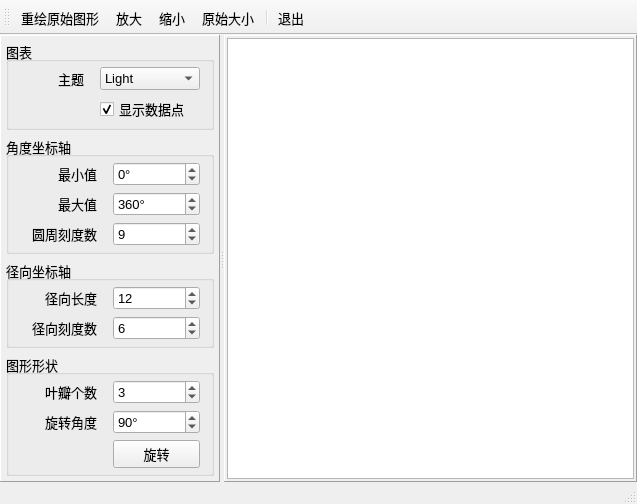
<?xml version="1.0" encoding="UTF-8"?>
<ui version="4.0">
 <class>MainWindow</class>
 <widget class="QMainWindow" name="MainWindow">
  <property name="geometry">
   <rect>
    <x>0</x>
    <y>0</y>
    <width>637</width>
    <height>449</height>
   </rect>
  </property>
  <property name="font">
   <font>
    <pointsize>10</pointsize>
   </font>
  </property>
  <property name="windowTitle">
   <string>极坐标图</string>
  </property>
  <widget class="QWidget" name="centralWidget">
   <layout class="QVBoxLayout" name="verticalLayout_3">
    <property name="leftMargin">
     <number>0</number>
    </property>
    <property name="topMargin">
     <number>0</number>
    </property>
    <property name="rightMargin">
     <number>0</number>
    </property>
    <property name="bottomMargin">
     <number>0</number>
    </property>
    <item>
     <widget class="QSplitter" name="splitter">
      <property name="orientation">
       <enum>Qt::Horizontal</enum>
      </property>
      <widget class="QFrame" name="frameSetup">
       <property name="maximumSize">
        <size>
         <width>220</width>
         <height>16777215</height>
        </size>
       </property>
       <property name="frameShape">
        <enum>QFrame::Panel</enum>
       </property>
       <property name="frameShadow">
        <enum>QFrame::Raised</enum>
       </property>
       <layout class="QVBoxLayout" name="verticalLayout">
        <property name="leftMargin">
         <number>5</number>
        </property>
        <property name="topMargin">
         <number>5</number>
        </property>
        <property name="rightMargin">
         <number>5</number>
        </property>
        <property name="bottomMargin">
         <number>5</number>
        </property>
        <item>
         <widget class="QGroupBox" name="groupBox_4">
          <property name="title">
           <string>图表</string>
          </property>
          <layout class="QGridLayout" name="gridLayout_4">
           <property name="topMargin">
            <number>5</number>
           </property>
           <property name="bottomMargin">
            <number>5</number>
           </property>
           <item row="0" column="0">
            <widget class="QLabel" name="label_7">
             <property name="text">
              <string>主题</string>
             </property>
             <property name="alignment">
              <set>Qt::AlignRight|Qt::AlignTrailing|Qt::AlignVCenter</set>
             </property>
             <property name="margin">
              <number>0</number>
             </property>
             <property name="indent">
              <number>10</number>
             </property>
            </widget>
           </item>
           <item row="0" column="1">
            <widget class="QComboBox" name="comboTheme">
             <property name="maximumSize">
              <size>
               <width>100</width>
               <height>16777215</height>
              </size>
             </property>
             <property name="toolTip">
              <string>设置图表主题</string>
             </property>
             <item>
              <property name="text">
               <string>Light</string>
              </property>
             </item>
             <item>
              <property name="text">
               <string>BlueCerulean</string>
              </property>
             </item>
             <item>
              <property name="text">
               <string>Dark</string>
              </property>
             </item>
             <item>
              <property name="text">
               <string>BrownSand</string>
              </property>
             </item>
             <item>
              <property name="text">
               <string>BlueNcs</string>
              </property>
             </item>
             <item>
              <property name="text">
               <string>HighContrast</string>
              </property>
             </item>
             <item>
              <property name="text">
               <string>BlueIcy</string>
              </property>
             </item>
             <item>
              <property name="text">
               <string>Qt</string>
              </property>
             </item>
            </widget>
           </item>
           <item row="2" column="1">
            <widget class="QCheckBox" name="chkBox_ShowPoints">
             <property name="text">
              <string>显示数据点</string>
             </property>
             <property name="checked">
              <bool>true</bool>
             </property>
            </widget>
           </item>
          </layout>
         </widget>
        </item>
        <item>
         <widget class="QGroupBox" name="groupBox_2">
          <property name="title">
           <string>角度坐标轴</string>
          </property>
          <layout class="QGridLayout" name="gridLayout">
           <property name="topMargin">
            <number>5</number>
           </property>
           <property name="bottomMargin">
            <number>5</number>
           </property>
           <item row="0" column="0">
            <widget class="QLabel" name="label_3">
             <property name="text">
              <string>最小值</string>
             </property>
             <property name="alignment">
              <set>Qt::AlignRight|Qt::AlignTrailing|Qt::AlignVCenter</set>
             </property>
             <property name="indent">
              <number>10</number>
             </property>
            </widget>
           </item>
           <item row="0" column="1">
            <widget class="QSpinBox" name="spinAngle_Min">
             <property name="suffix">
              <string>°</string>
             </property>
             <property name="minimum">
              <number>-3600</number>
             </property>
             <property name="maximum">
              <number>3600</number>
             </property>
             <property name="singleStep">
              <number>10</number>
             </property>
            </widget>
           </item>
           <item row="1" column="0">
            <widget class="QLabel" name="label_4">
             <property name="text">
              <string>最大值</string>
             </property>
             <property name="alignment">
              <set>Qt::AlignRight|Qt::AlignTrailing|Qt::AlignVCenter</set>
             </property>
             <property name="indent">
              <number>10</number>
             </property>
            </widget>
           </item>
           <item row="1" column="1">
            <widget class="QSpinBox" name="spinAngle_Max">
             <property name="suffix">
              <string>°</string>
             </property>
             <property name="minimum">
              <number>-3600</number>
             </property>
             <property name="maximum">
              <number>3600</number>
             </property>
             <property name="singleStep">
              <number>10</number>
             </property>
             <property name="value">
              <number>360</number>
             </property>
            </widget>
           </item>
           <item row="2" column="0">
            <widget class="QLabel" name="label">
             <property name="text">
              <string>圆周刻度数</string>
             </property>
             <property name="alignment">
              <set>Qt::AlignRight|Qt::AlignTrailing|Qt::AlignVCenter</set>
             </property>
             <property name="indent">
              <number>10</number>
             </property>
            </widget>
           </item>
           <item row="2" column="1">
            <widget class="QSpinBox" name="spinAngle_Ticks">
             <property name="minimum">
              <number>4</number>
             </property>
             <property name="maximum">
              <number>5000</number>
             </property>
             <property name="value">
              <number>9</number>
             </property>
            </widget>
           </item>
          </layout>
         </widget>
        </item>
        <item>
         <widget class="QGroupBox" name="groupBox_3">
          <property name="title">
           <string>径向坐标轴</string>
          </property>
          <layout class="QGridLayout" name="gridLayout_2">
           <property name="topMargin">
            <number>5</number>
           </property>
           <property name="bottomMargin">
            <number>5</number>
           </property>
           <item row="0" column="0">
            <widget class="QLabel" name="label_2">
             <property name="text">
              <string>径向长度</string>
             </property>
             <property name="alignment">
              <set>Qt::AlignRight|Qt::AlignTrailing|Qt::AlignVCenter</set>
             </property>
             <property name="indent">
              <number>10</number>
             </property>
            </widget>
           </item>
           <item row="0" column="1">
            <widget class="QSpinBox" name="spinRadial_Max">
             <property name="minimum">
              <number>1</number>
             </property>
             <property name="maximum">
              <number>500</number>
             </property>
             <property name="value">
              <number>12</number>
             </property>
            </widget>
           </item>
           <item row="1" column="0">
            <widget class="QLabel" name="label_5">
             <property name="text">
              <string>径向刻度数</string>
             </property>
             <property name="alignment">
              <set>Qt::AlignRight|Qt::AlignTrailing|Qt::AlignVCenter</set>
             </property>
             <property name="indent">
              <number>10</number>
             </property>
            </widget>
           </item>
           <item row="1" column="1">
            <widget class="QSpinBox" name="spinRadial_Ticks">
             <property name="minimum">
              <number>2</number>
             </property>
             <property name="maximum">
              <number>100</number>
             </property>
             <property name="value">
              <number>6</number>
             </property>
            </widget>
           </item>
          </layout>
         </widget>
        </item>
        <item>
         <widget class="QGroupBox" name="groupBox">
          <property name="title">
           <string>图形形状</string>
          </property>
          <layout class="QGridLayout" name="gridLayout_3">
           <property name="topMargin">
            <number>5</number>
           </property>
           <property name="bottomMargin">
            <number>5</number>
           </property>
           <item row="1" column="0">
            <widget class="QLabel" name="label_6">
             <property name="text">
              <string>旋转角度</string>
             </property>
             <property name="alignment">
              <set>Qt::AlignRight|Qt::AlignTrailing|Qt::AlignVCenter</set>
             </property>
             <property name="indent">
              <number>10</number>
             </property>
            </widget>
           </item>
           <item row="1" column="1">
            <widget class="QSpinBox" name="spinRotate">
             <property name="toolTip">
              <string>顺时针方向为正</string>
             </property>
             <property name="suffix">
              <string>°</string>
             </property>
             <property name="minimum">
              <number>-180</number>
             </property>
             <property name="maximum">
              <number>180</number>
             </property>
             <property name="value">
              <number>90</number>
             </property>
            </widget>
           </item>
           <item row="2" column="1">
            <widget class="QPushButton" name="btnRotate">
             <property name="text">
              <string>旋转</string>
             </property>
             <property name="icon">
              <iconset resource="res.qrc">
               <normaloff>:/images/images/exec.ico</normaloff>:/images/images/exec.ico</iconset>
             </property>
            </widget>
           </item>
           <item row="0" column="0">
            <widget class="QLabel" name="label_8">
             <property name="text">
              <string>叶瓣个数</string>
             </property>
             <property name="alignment">
              <set>Qt::AlignRight|Qt::AlignTrailing|Qt::AlignVCenter</set>
             </property>
             <property name="indent">
              <number>10</number>
             </property>
            </widget>
           </item>
           <item row="0" column="1">
            <widget class="QSpinBox" name="spinCount">
             <property name="minimum">
              <number>2</number>
             </property>
             <property name="maximum">
              <number>20</number>
             </property>
             <property name="value">
              <number>3</number>
             </property>
            </widget>
           </item>
          </layout>
         </widget>
        </item>
        <item>
         <spacer name="verticalSpacer">
          <property name="orientation">
           <enum>Qt::Vertical</enum>
          </property>
          <property name="sizeHint" stdset="0">
           <size>
            <width>20</width>
            <height>106</height>
           </size>
          </property>
         </spacer>
        </item>
       </layout>
      </widget>
      <widget class="QFrame" name="frameChart">
       <property name="frameShape">
        <enum>QFrame::Panel</enum>
       </property>
       <property name="frameShadow">
        <enum>QFrame::Raised</enum>
       </property>
       <layout class="QVBoxLayout" name="verticalLayout_2">
        <property name="leftMargin">
         <number>2</number>
        </property>
        <property name="topMargin">
         <number>2</number>
        </property>
        <property name="rightMargin">
         <number>2</number>
        </property>
        <property name="bottomMargin">
         <number>2</number>
        </property>
        <item>
         <widget class="QChartView" name="chartView">
          <property name="dragMode">
           <enum>QGraphicsView::RubberBandDrag</enum>
          </property>
         </widget>
        </item>
       </layout>
      </widget>
     </widget>
    </item>
   </layout>
  </widget>
  <widget class="QMenuBar" name="menuBar">
   <property name="geometry">
    <rect>
     <x>0</x>
     <y>0</y>
     <width>637</width>
     <height>23</height>
    </rect>
   </property>
  </widget>
  <widget class="QToolBar" name="mainToolBar">
   <property name="toolButtonStyle">
    <enum>Qt::ToolButtonTextBesideIcon</enum>
   </property>
   <attribute name="toolBarArea">
    <enum>TopToolBarArea</enum>
   </attribute>
   <attribute name="toolBarBreak">
    <bool>false</bool>
   </attribute>
   <addaction name="actRedraw"/>
   <addaction name="actZoomIn"/>
   <addaction name="actZoomOut"/>
   <addaction name="actZoomReset"/>
   <addaction name="separator"/>
   <addaction name="actQuit"/>
  </widget>
  <widget class="QStatusBar" name="statusBar"/>
  <action name="actZoomReset">
   <property name="icon">
    <iconset resource="res.qrc">
     <normaloff>:/images/images/414.bmp</normaloff>:/images/images/414.bmp</iconset>
   </property>
   <property name="text">
    <string>原始大小</string>
   </property>
   <property name="toolTip">
    <string>原始大小</string>
   </property>
  </action>
  <action name="actQuit">
   <property name="icon">
    <iconset resource="res.qrc">
     <normaloff>:/images/images/132.bmp</normaloff>:/images/images/132.bmp</iconset>
   </property>
   <property name="text">
    <string>退出</string>
   </property>
   <property name="toolTip">
    <string>退出</string>
   </property>
  </action>
  <action name="actZoomIn">
   <property name="icon">
    <iconset resource="res.qrc">
     <normaloff>:/images/images/418.bmp</normaloff>:/images/images/418.bmp</iconset>
   </property>
   <property name="text">
    <string>放大</string>
   </property>
   <property name="toolTip">
    <string>放大</string>
   </property>
  </action>
  <action name="actZoomOut">
   <property name="icon">
    <iconset resource="res.qrc">
     <normaloff>:/images/images/416.bmp</normaloff>:/images/images/416.bmp</iconset>
   </property>
   <property name="text">
    <string>缩小</string>
   </property>
   <property name="toolTip">
    <string>缩小</string>
   </property>
  </action>
  <action name="actRedraw">
   <property name="icon">
    <iconset resource="res.qrc">
     <normaloff>:/images/images/828.bmp</normaloff>:/images/images/828.bmp</iconset>
   </property>
   <property name="text">
    <string>重绘原始图形</string>
   </property>
   <property name="toolTip">
    <string>重绘原始图形</string>
   </property>
  </action>
 </widget>
 <layoutdefault spacing="6" margin="11"/>
 <customwidgets>
  <customwidget>
   <class>QChartView</class>
   <extends>QGraphicsView</extends>
   <header location="global">QChartView.h</header>
  </customwidget>
 </customwidgets>
 <resources>
  <include location="res.qrc"/>
 </resources>
 <connections>
  <connection>
   <sender>actQuit</sender>
   <signal>triggered()</signal>
   <receiver>MainWindow</receiver>
   <slot>close()</slot>
   <hints>
    <hint type="sourcelabel">
     <x>-1</x>
     <y>-1</y>
    </hint>
    <hint type="destinationlabel">
     <x>339</x>
     <y>206</y>
    </hint>
   </hints>
  </connection>
 </connections>
</ui>
